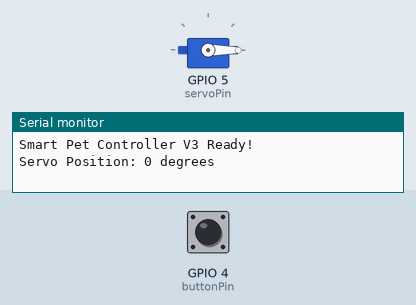
A sketch run on a simulated ESP32. Parts: servo, the last lines printed to the serial monitor. The test bench sets the inputs (shaded band); at power-on: GPIO 4 (buttonPin) HIGH.

Above: at 1.2 s.
1.3 s: GPIO 4 (buttonPin) pulled LOW for 0.15 s
At 3.8 s:
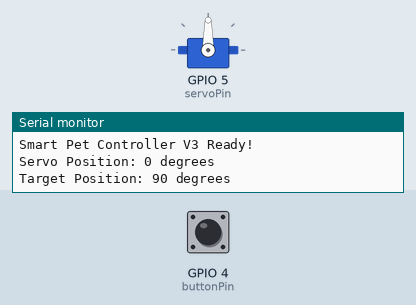
4.4 s: GPIO 4 (buttonPin) pulled LOW for 1 s
At 4.91 s:
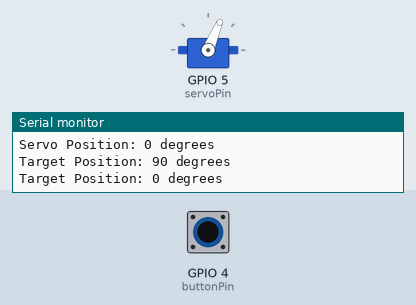
7.7 s: GPIO 4 (buttonPin) pulled LOW for 3.2 s
At 8.51 s:
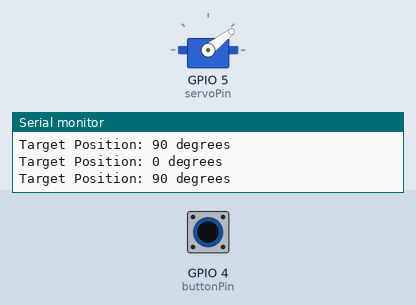
Timing chart, 0 to 11.1 s (numbered marks = the images above; inputs shaded):
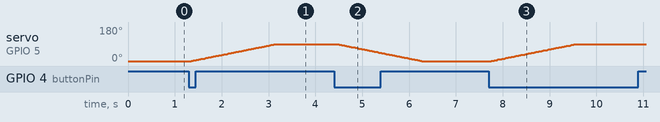

Measured:
- after the input at 1.3 s, servo on GPIO 5 (servoPin): moves from 0° to 90° over 1.8 s, starting after 0.05 s
- after the input at 4.4 s, servo on GPIO 5 (servoPin): moves from 90° to 0° over 1.8 s, starting after 0.07 s
- after the input at 7.7 s, servo on GPIO 5 (servoPin): moves from 0° to 90° over 1.8 s, starting after 0.06 s

The sketch:

sketch.ino
```cpp
#include <ESP32Servo.h>

Servo myServo;

const int servoPin = 5;
const int buttonPin = 4;

int currentAngle = 0;
int targetAngle = 0;

int lastButtonState = HIGH;
int currentButtonState = HIGH;

unsigned long lastDebounceTime = 0;
const unsigned long debounceDelay = 50;

unsigned long lastServoUpdate = 0;
const unsigned long servoInterval = 20;

void setup() {
  Serial.begin(115200);

  pinMode(buttonPin, INPUT_PULLUP);

  myServo.attach(servoPin);
  myServo.write(0);

  Serial.println("Smart Pet Controller V3 Ready!");
  Serial.println("Servo Position: 0 degrees");
}

void loop() {

  // BUTTON DETECTION AND DEBOUNCING
  int reading = digitalRead(buttonPin);

  if (reading != lastButtonState) {
    lastDebounceTime = millis();
  }

  if ((millis() - lastDebounceTime) > debounceDelay) {

    if (reading != currentButtonState) {

      currentButtonState = reading;

      if (currentButtonState == LOW) {

        if (targetAngle == 0) {
          targetAngle = 90;
          Serial.println("Target Position: 90 degrees");
        }
        else {
          targetAngle = 0;
          Serial.println("Target Position: 0 degrees");
        }
      }
    }
  }

  lastButtonState = reading;

  // NON-BLOCKING SERVO MOVEMENT
  if (millis() - lastServoUpdate >= servoInterval) {

    lastServoUpdate = millis();

    if (currentAngle < targetAngle) {
      currentAngle++;
      myServo.write(currentAngle);
    }

    else if (currentAngle > targetAngle) {
      currentAngle--;
      myServo.write(currentAngle);
    }
  }
}
```
